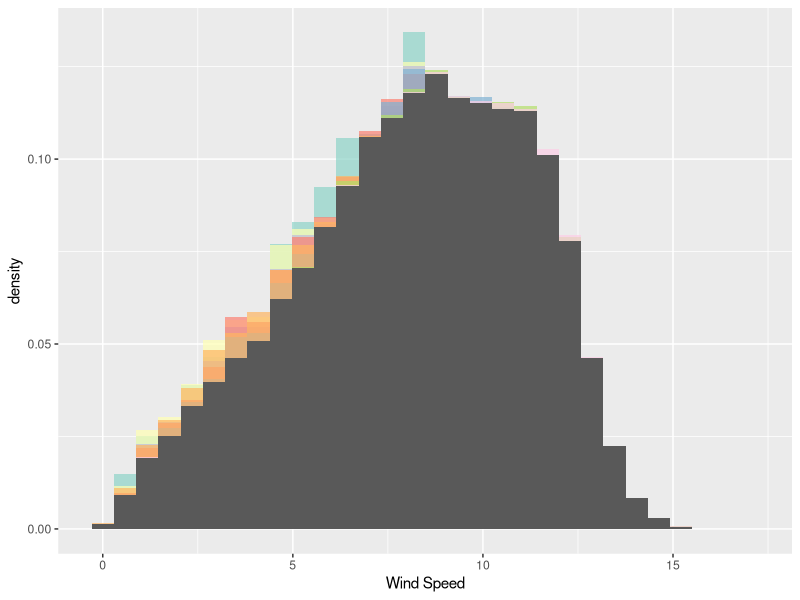

The R script that drew this image:
if (!require("tidyverse")) install.packages("tidyverse") ; library(tidyverse)
if (!require("readr")) install.packages("readr") ; library(readr)
if (!require("lubridate")) install.packages("lubridate") ; library(lubridate)
if (!require("reshape2")) install.packages("reshape2") ; library(reshape2)



### Loading the data

wind <- read_delim("Eta_HadGEM2-ES_RCP8.5_2006_2040_W100_3h_P1.txt", 
                   ";", escape_double = FALSE, col_names = FALSE, 
                   trim_ws = TRUE)

wind <- wind %>% 
  mutate(date = ymd(substr(X1,1,8))) %>% 
  mutate(hour = substr(X1,9,10)) %>% 
  mutate(year = year(date)) %>% 
  na.omit()  #o modelo retorna valores para dia 30 e 31 de fevereiro

cols <- c('#8dd3c7','#ffffb3','#bebada','#fb8072','#80b1d3','#fdb462',
          '#b3de69','#fccde5','#d9d9d9')

ggplot(wind, aes(x = X2, y = ..density..)) +
  geom_histogram(data = subset(wind, year < min(year)+1), fill = cols[1], alpha = 0.7) +
  geom_histogram(data = subset(wind, year < min(year)+2), fill = cols[2], alpha = 0.7) +
  geom_histogram(data = subset(wind, year < min(year)+3), fill = cols[3], alpha = 0.7) +
  geom_histogram(data = subset(wind, year < min(year)+4), fill = cols[4], alpha = 0.7) +
  geom_histogram(data = subset(wind, year < min(year)+5), fill = cols[5], alpha = 0.7) +
  geom_histogram(data = subset(wind, year < min(year)+10),fill = cols[6], alpha = 0.7) +
  geom_histogram(data = subset(wind, year < min(year)+20),fill = cols[7], alpha = 0.7) +
  geom_histogram(data = subset(wind, year < min(year)+30), fill = cols[8], alpha = 0.7) +
  geom_histogram(data = subset(wind, year < max(year), fill = cols[9], alpha = 0.7)) +
  labs(x = "Wind Speed")

# E ai? Converge?


